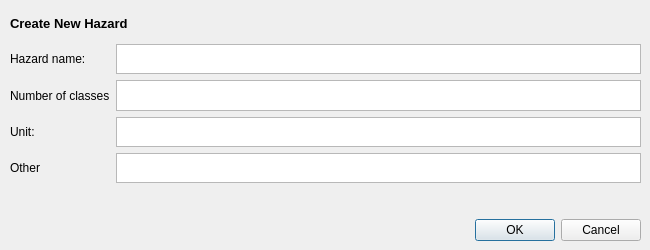
<?xml version="1.0" encoding="UTF-8"?>
<ui version="4.0">
 <class>Dialog</class>
 <widget class="QDialog" name="Dialog">
  <property name="windowModality">
   <enum>Qt::NonModal</enum>
  </property>
  <property name="geometry">
   <rect>
    <x>0</x>
    <y>0</y>
    <width>650</width>
    <height>250</height>
   </rect>
  </property>
  <property name="windowTitle">
   <string>Dialog</string>
  </property>
  <property name="sizeGripEnabled">
   <bool>false</bool>
  </property>
  <widget class="QWidget" name="verticalLayoutWidget">
   <property name="geometry">
    <rect>
     <x>10</x>
     <y>10</y>
     <width>631</width>
     <height>231</height>
    </rect>
   </property>
   <layout class="QVBoxLayout" name="verticalLayout" stretch="1,6,1">
    <property name="sizeConstraint">
     <enum>QLayout::SetMaximumSize</enum>
    </property>
    <item>
     <widget class="QLabel" name="label">
      <property name="sizePolicy">
       <sizepolicy hsizetype="Expanding" vsizetype="Preferred">
        <horstretch>0</horstretch>
        <verstretch>0</verstretch>
       </sizepolicy>
      </property>
      <property name="text">
       <string>&lt;html&gt;&lt;head/&gt;&lt;body&gt;&lt;p&gt;&lt;span style=&quot; font-size:10pt; font-weight:700;&quot;&gt;Create New Hazard&lt;/span&gt;&lt;/p&gt;&lt;/body&gt;&lt;/html&gt;</string>
      </property>
     </widget>
    </item>
    <item>
     <layout class="QGridLayout" name="gridLayout">
      <item row="0" column="1">
       <widget class="QPlainTextEdit" name="plainTextEdit_6">
        <property name="sizePolicy">
         <sizepolicy hsizetype="Expanding" vsizetype="Ignored">
          <horstretch>0</horstretch>
          <verstretch>0</verstretch>
         </sizepolicy>
        </property>
        <property name="verticalScrollBarPolicy">
         <enum>Qt::ScrollBarAlwaysOff</enum>
        </property>
        <property name="horizontalScrollBarPolicy">
         <enum>Qt::ScrollBarAlwaysOff</enum>
        </property>
       </widget>
      </item>
      <item row="0" column="0">
       <widget class="QLabel" name="label_2">
        <property name="text">
         <string>Hazard name:</string>
        </property>
       </widget>
      </item>
      <item row="3" column="1">
       <widget class="QPlainTextEdit" name="plainTextEdit_9">
        <property name="sizePolicy">
         <sizepolicy hsizetype="Expanding" vsizetype="Ignored">
          <horstretch>0</horstretch>
          <verstretch>0</verstretch>
         </sizepolicy>
        </property>
        <property name="verticalScrollBarPolicy">
         <enum>Qt::ScrollBarAlwaysOff</enum>
        </property>
        <property name="horizontalScrollBarPolicy">
         <enum>Qt::ScrollBarAlwaysOff</enum>
        </property>
       </widget>
      </item>
      <item row="1" column="1">
       <widget class="QPlainTextEdit" name="plainTextEdit_7">
        <property name="sizePolicy">
         <sizepolicy hsizetype="Expanding" vsizetype="Ignored">
          <horstretch>0</horstretch>
          <verstretch>0</verstretch>
         </sizepolicy>
        </property>
        <property name="verticalScrollBarPolicy">
         <enum>Qt::ScrollBarAlwaysOff</enum>
        </property>
        <property name="horizontalScrollBarPolicy">
         <enum>Qt::ScrollBarAlwaysOff</enum>
        </property>
       </widget>
      </item>
      <item row="3" column="0">
       <widget class="QLabel" name="label_5">
        <property name="text">
         <string>Other</string>
        </property>
       </widget>
      </item>
      <item row="2" column="1">
       <widget class="QPlainTextEdit" name="plainTextEdit_8">
        <property name="sizePolicy">
         <sizepolicy hsizetype="Expanding" vsizetype="Ignored">
          <horstretch>0</horstretch>
          <verstretch>0</verstretch>
         </sizepolicy>
        </property>
        <property name="verticalScrollBarPolicy">
         <enum>Qt::ScrollBarAlwaysOff</enum>
        </property>
        <property name="horizontalScrollBarPolicy">
         <enum>Qt::ScrollBarAlwaysOff</enum>
        </property>
       </widget>
      </item>
      <item row="2" column="0">
       <widget class="QLabel" name="label_4">
        <property name="text">
         <string>Unit:</string>
        </property>
       </widget>
      </item>
      <item row="1" column="0">
       <widget class="QLabel" name="label_3">
        <property name="text">
         <string>Number of classes</string>
        </property>
       </widget>
      </item>
      <item row="4" column="1">
       <spacer name="verticalSpacer">
        <property name="orientation">
         <enum>Qt::Vertical</enum>
        </property>
        <property name="sizeType">
         <enum>QSizePolicy::Fixed</enum>
        </property>
        <property name="sizeHint" stdset="0">
         <size>
          <width>20</width>
          <height>30</height>
         </size>
        </property>
       </spacer>
      </item>
     </layout>
    </item>
    <item>
     <widget class="QDialogButtonBox" name="buttonBox">
      <property name="orientation">
       <enum>Qt::Horizontal</enum>
      </property>
      <property name="standardButtons">
       <set>QDialogButtonBox::Cancel|QDialogButtonBox::Ok</set>
      </property>
     </widget>
    </item>
   </layout>
  </widget>
 </widget>
 <resources/>
 <connections>
  <connection>
   <sender>buttonBox</sender>
   <signal>accepted()</signal>
   <receiver>Dialog</receiver>
   <slot>accept()</slot>
   <hints>
    <hint type="sourcelabel">
     <x>229</x>
     <y>230</y>
    </hint>
    <hint type="destinationlabel">
     <x>157</x>
     <y>249</y>
    </hint>
   </hints>
  </connection>
  <connection>
   <sender>buttonBox</sender>
   <signal>rejected()</signal>
   <receiver>Dialog</receiver>
   <slot>reject()</slot>
   <hints>
    <hint type="sourcelabel">
     <x>297</x>
     <y>236</y>
    </hint>
    <hint type="destinationlabel">
     <x>286</x>
     <y>249</y>
    </hint>
   </hints>
  </connection>
 </connections>
</ui>
